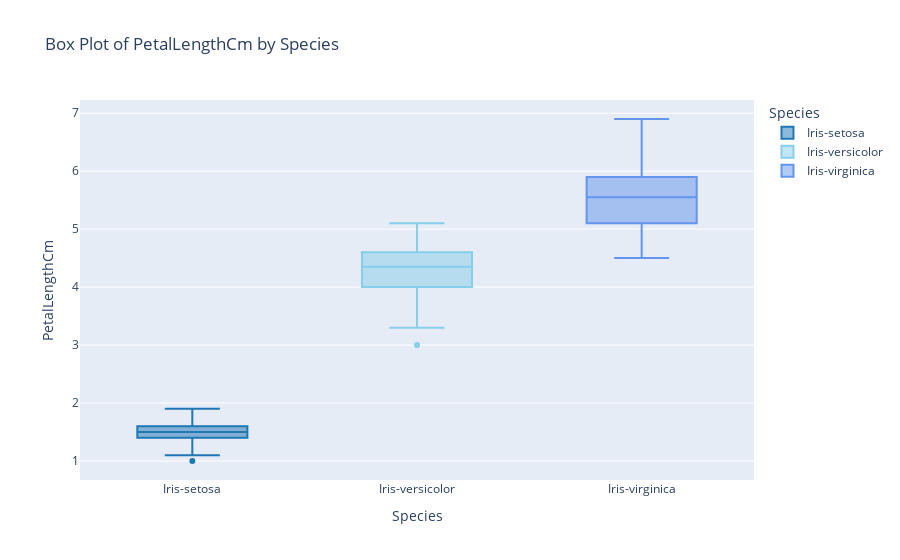

The notebook cell saved with this chart:
### Markdown cell above
### <span style='color:#074173'> <b>❓ PetalLengthCm vs Species</b> </span>

### Code cell
# Create a box plot to show the relationship between a numerical variable and a categorical variable
fig_boxplot = px.box(df, x="Species", y="PetalLengthCm", title="Box Plot of PetalLengthCm by Species",
                     color='Species',  # Set box color based on Species
                     color_discrete_sequence=custom_colors  # Custom color sequence
                    )

# Update layout
fig_boxplot.update_layout(xaxis_title="Species", yaxis_title="PetalLengthCm",)

# Show the box plot
fig_boxplot.show()

### Figure 1 — Plotly figure (JSON) as saved in the notebook; plotly's stock layout.template omitted (floating-point values rounded to 4 significant figures)
{"data": [{"alignmentgroup": "True", "hovertemplate": "Species=%{x}<br>PetalLengthCm=%{y}<extra></extra>", "legendgroup": "Iris-setosa", "marker": {"color": "#1f77b4"}, "name": "Iris-setosa", "notched": false, "offsetgroup": "Iris-setosa", "orientation": "v", "showlegend": true, "type": "box", "x": ["Iris-setosa", "Iris-setosa", "Iris-setosa", "Iris-setosa", "Iris-setosa", "Iris-setosa", "Iris-setosa", "Iris-setosa", "Iris-setosa", "Iris-setosa", "Iris-setosa", "Iris-setosa", "Iris-setosa", "Iris-setosa", "Iris-setosa", "Iris-setosa", "Iris-setosa", "Iris-setosa", "Iris-setosa", "Iris-setosa", "Iris-setosa", "Iris-setosa", "Iris-setosa", "Iris-setosa", "Iris-setosa", "Iris-setosa", "Iris-setosa", "Iris-setosa", "Iris-setosa", "Iris-setosa", "Iris-setosa", "Iris-setosa", "Iris-setosa", "Iris-setosa", "Iris-setosa", "Iris-setosa", "Iris-setosa", "Iris-setosa", "Iris-setosa", "Iris-setosa", "Iris-setosa", "Iris-setosa", "Iris-setosa", "Iris-setosa", "Iris-setosa", "Iris-setosa", "Iris-setosa", "Iris-setosa", "Iris-setosa", "Iris-setosa"], "x0": " ", "xaxis": "x", "y": [1.4, 1.4, 1.3, 1.5, 1.4, 1.7, 1.4, 1.5, 1.4, 1.5, 1.5, 1.6, 1.4, 1.1, 1.2, 1.5, 1.3, 1.4, 1.7, 1.5, 1.7, 1.5, 1, 1.7, 1.9, 1.6, 1.6, 1.5, 1.4, 1.6, 1.6, 1.5, 1.5, 1.4, 1.5, 1.2, 1.3, 1.5, 1.3, 1.5, 1.3, 1.3, 1.3, 1.6, 1.9, 1.4, 1.6, 1.4, 1.5, 1.4], "y0": " ", "yaxis": "y"}, {"alignmentgroup": "True", "hovertemplate": "Species=%{x}<br>PetalLengthCm=%{y}<extra></extra>", "legendgroup": "Iris-versicolor", "marker": {"color": "skyblue"}, "name": "Iris-versicolor", "notched": false, "offsetgroup": "Iris-versicolor", "orientation": "v", "showlegend": true, "type": "box", "x": ["Iris-versicolor", "Iris-versicolor", "Iris-versicolor", "Iris-versicolor", "Iris-versicolor", "Iris-versicolor", "Iris-versicolor", "Iris-versicolor", "Iris-versicolor", "Iris-versicolor", "Iris-versicolor", "Iris-versicolor", "Iris-versicolor", "Iris-versicolor", "Iris-versicolor", "Iris-versicolor", "Iris-versicolor", "Iris-versicolor", "Iris-versicolor", "Iris-versicolor", "Iris-versicolor", "Iris-versicolor", "Iris-versicolor", "Iris-versicolor", "Iris-versicolor", "Iris-versicolor", "Iris-versicolor", "Iris-versicolor", "Iris-versicolor", "Iris-versicolor", "Iris-versicolor", "Iris-versicolor", "Iris-versicolor", "Iris-versicolor", "Iris-versicolor", "Iris-versicolor", "Iris-versicolor", "Iris-versicolor", "Iris-versicolor", "Iris-versicolor", "Iris-versicolor", "Iris-versicolor", "Iris-versicolor", "Iris-versicolor", "Iris-versicolor", "Iris-versicolor", "Iris-versicolor", "Iris-versicolor", "Iris-versicolor", "Iris-versicolor"], "x0": " ", "xaxis": "x", "y": [4.7, 4.5, 4.9, 4, 4.6, 4.5, 4.7, 3.3, 4.6, 3.9, 3.5, 4.2, 4, 4.7, 3.6, 4.4, 4.5, 4.1, 4.5, 3.9, 4.8, 4, 4.9, 4.7, 4.3, 4.4, 4.8, 5, 4.5, 3.5, 3.8, 3.7, 3.9, 5.1, 4.5, 4.5, 4.7, 4.4, 4.1, 4, 4.4, 4.6, 4, 3.3, 4.2, 4.2, 4.2, 4.3, 3, 4.1], "y0": " ", "yaxis": "y"}, {"alignmentgroup": "True", "hovertemplate": "Species=%{x}<br>PetalLengthCm=%{y}<extra></extra>", "legendgroup": "Iris-virginica", "marker": {"color": "cornflowerblue"}, "name": "Iris-virginica", "notched": false, "offsetgroup": "Iris-virginica", "orientation": "v", "showlegend": true, "type": "box", "x": ["Iris-virginica", "Iris-virginica", "Iris-virginica", "Iris-virginica", "Iris-virginica", "Iris-virginica", "Iris-virginica", "Iris-virginica", "Iris-virginica", "Iris-virginica", "Iris-virginica", "Iris-virginica", "Iris-virginica", "Iris-virginica", "Iris-virginica", "Iris-virginica", "Iris-virginica", "Iris-virginica", "Iris-virginica", "Iris-virginica", "Iris-virginica", "Iris-virginica", "Iris-virginica", "Iris-virginica", "Iris-virginica", "Iris-virginica", "Iris-virginica", "Iris-virginica", "Iris-virginica", "Iris-virginica", "Iris-virginica", "Iris-virginica", "Iris-virginica", "Iris-virginica", "Iris-virginica", "Iris-virginica", "Iris-virginica", "Iris-virginica", "Iris-virginica", "Iris-virginica", "Iris-virginica", "Iris-virginica", "Iris-virginica", "Iris-virginica", "Iris-virginica", "Iris-virginica", "Iris-virginica", "Iris-virginica", "Iris-virginica", "Iris-virginica"], "x0": " ", "xaxis": "x", "y": [6, 5.1, 5.9, 5.6, 5.8, 6.6, 4.5, 6.3, 5.8, 6.1, 5.1, 5.3, 5.5, 5, 5.1, 5.3, 5.5, 6.7, 6.9, 5, 5.7, 4.9, 6.7, 4.9, 5.7, 6, 4.8, 4.9, 5.6, 5.8, 6.1, 6.4, 5.6, 5.1, 5.6, 6.1, 5.6, 5.5, 4.8, 5.4, 5.6, 5.1, 5.1, 5.9, 5.7, 5.2, 5, 5.2, 5.4, 5.1], "y0": " ", "yaxis": "y"}], "layout": {"boxmode": "overlay", "legend": {"title": {"text": "Species"}, "tracegroupgap": 0}, "title": {"text": "Box Plot of PetalLengthCm by Species"}, "xaxis": {"anchor": "y", "categoryarray": ["Iris-setosa", "Iris-versicolor", "Iris-virginica"], "categoryorder": "array", "domain": [0, 1], "title": {"text": "Species"}}, "yaxis": {"anchor": "x", "domain": [0, 1], "title": {"text": "PetalLengthCm"}}}}
